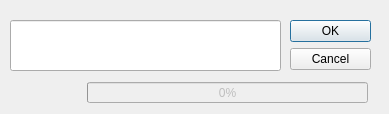
<?xml version="1.0" encoding="UTF-8"?>
<ui version="4.0">
 <class>Score</class>
 <widget class="QDialog" name="Score">
  <property name="geometry">
   <rect>
    <x>0</x>
    <y>0</y>
    <width>389</width>
    <height>114</height>
   </rect>
  </property>
  <property name="contextMenuPolicy">
   <enum>Qt::NoContextMenu</enum>
  </property>
  <property name="windowTitle">
   <string>Hall of Fame</string>
  </property>
  <widget class="QDialogButtonBox" name="buttonBox">
   <property name="geometry">
    <rect>
     <x>290</x>
     <y>20</y>
     <width>81</width>
     <height>241</height>
    </rect>
   </property>
   <property name="orientation">
    <enum>Qt::Vertical</enum>
   </property>
   <property name="standardButtons">
    <set>QDialogButtonBox::Cancel|QDialogButtonBox::Ok</set>
   </property>
  </widget>
  <widget class="QLineEdit" name="lineEdit">
   <property name="geometry">
    <rect>
     <x>10</x>
     <y>20</y>
     <width>271</width>
     <height>51</height>
    </rect>
   </property>
   <property name="font">
    <font>
     <pointsize>16</pointsize>
     <weight>75</weight>
     <bold>true</bold>
    </font>
   </property>
   <property name="inputMask">
    <string/>
   </property>
   <property name="text">
    <string/>
   </property>
   <property name="maxLength">
    <number>20</number>
   </property>
   <property name="placeholderText">
    <string extracomment="Type your name..."/>
   </property>
  </widget>
  <widget class="QProgressBar" name="progressBar">
   <property name="enabled">
    <bool>false</bool>
   </property>
   <property name="geometry">
    <rect>
     <x>87</x>
     <y>82</y>
     <width>281</width>
     <height>21</height>
    </rect>
   </property>
   <property name="value">
    <number>0</number>
   </property>
  </widget>
  <widget class="QLabel" name="label">
   <property name="geometry">
    <rect>
     <x>10</x>
     <y>81</y>
     <width>81</width>
     <height>20</height>
    </rect>
   </property>
   <property name="font">
    <font>
     <family>MS Shell Dlg 2</family>
     <pointsize>12</pointsize>
     <weight>50</weight>
     <bold>false</bold>
    </font>
   </property>
   <property name="text">
    <string/>
   </property>
  </widget>
 </widget>
 <resources/>
 <connections/>
</ui>
